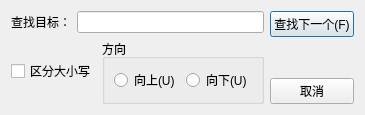
<?xml version="1.0" encoding="UTF-8"?>
<ui version="4.0">
 <class>SearchDialog</class>
 <widget class="QDialog" name="SearchDialog">
  <property name="geometry">
   <rect>
    <x>0</x>
    <y>0</y>
    <width>357</width>
    <height>114</height>
   </rect>
  </property>
  <property name="windowTitle">
   <string>查找</string>
  </property>
  <layout class="QHBoxLayout" name="horizontalLayout_4">
   <item>
    <layout class="QVBoxLayout" name="verticalLayout_2">
     <item>
      <layout class="QHBoxLayout" name="horizontalLayout_2">
       <item>
        <widget class="QLabel" name="label">
         <property name="text">
          <string>查找目标：</string>
         </property>
        </widget>
       </item>
       <item>
        <widget class="QLineEdit" name="searchtext"/>
       </item>
      </layout>
     </item>
     <item>
      <layout class="QHBoxLayout" name="horizontalLayout_3">
       <item>
        <widget class="QCheckBox" name="checkBox">
         <property name="text">
          <string>区分大小写</string>
         </property>
        </widget>
       </item>
       <item>
        <widget class="QGroupBox" name="groupBox">
         <property name="title">
          <string>方向</string>
         </property>
         <layout class="QHBoxLayout" name="horizontalLayout">
          <item>
           <widget class="QRadioButton" name="rbDown">
            <property name="text">
             <string>向上(U)</string>
            </property>
           </widget>
          </item>
          <item>
           <widget class="QRadioButton" name="rbUp">
            <property name="text">
             <string>向下(U)</string>
            </property>
           </widget>
          </item>
         </layout>
        </widget>
       </item>
      </layout>
     </item>
    </layout>
   </item>
   <item>
    <layout class="QVBoxLayout" name="verticalLayout">
     <item>
      <widget class="QPushButton" name="btFindNext">
       <property name="text">
        <string>查找下一个(F)</string>
       </property>
      </widget>
     </item>
     <item>
      <spacer name="verticalSpacer">
       <property name="orientation">
        <enum>Qt::Orientation::Vertical</enum>
       </property>
       <property name="sizeHint" stdset="0">
        <size>
         <width>20</width>
         <height>40</height>
        </size>
       </property>
      </spacer>
     </item>
     <item>
      <widget class="QPushButton" name="btCancel">
       <property name="text">
        <string>取消</string>
       </property>
      </widget>
     </item>
    </layout>
   </item>
  </layout>
 </widget>
 <resources/>
 <connections/>
</ui>
